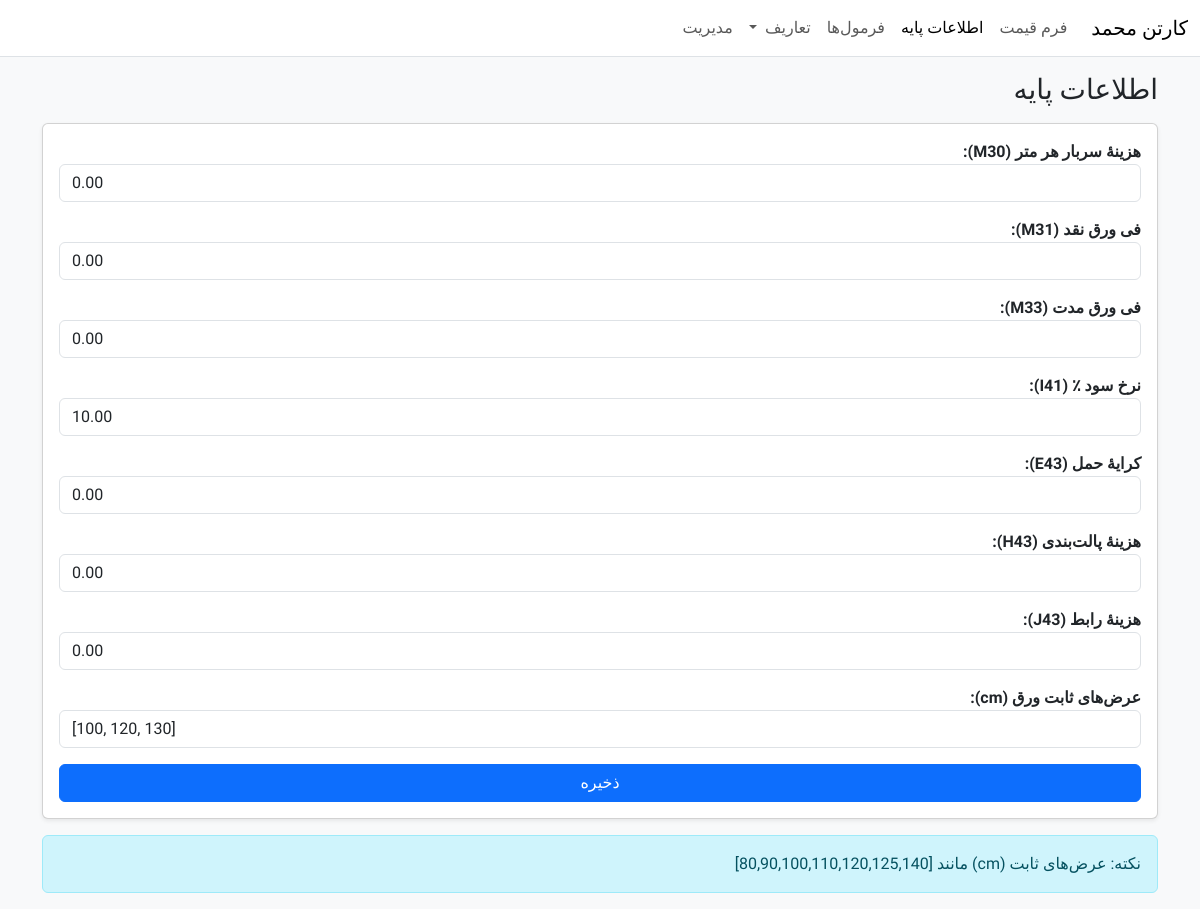
The app's page /base-settings/, older data.
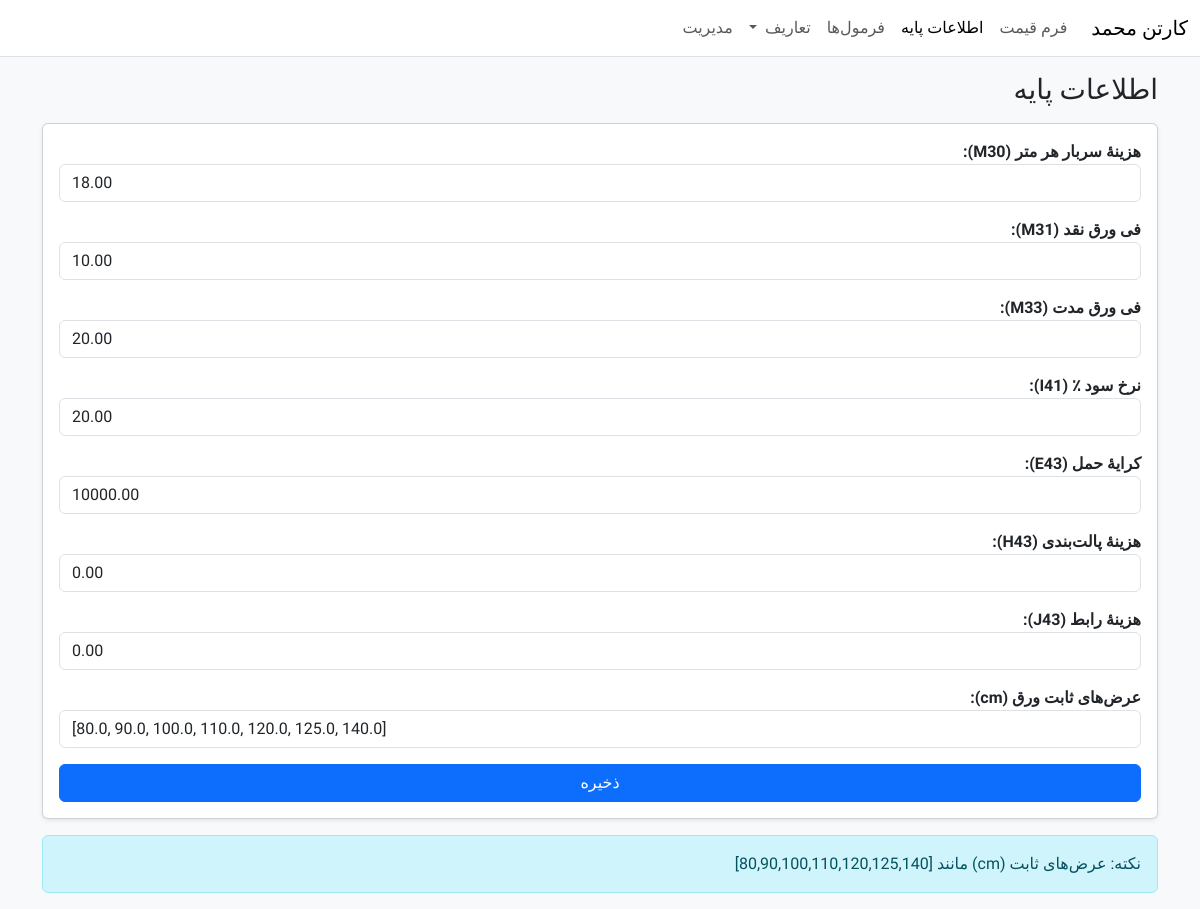
The same page, newer data.
### carton_pricing/models.py (models this page shows, shortened)
class TimeStamped(models.Model):
    created_at = models.DateTimeField(auto_now_add=True, db_index=True)
    updated_at = models.DateTimeField(auto_now=True, db_index=True)
    class Meta:
        abstract = True

class BaseSettings(TimeStamped):
    singleton_key = models.CharField(max_length=8, default="ONLY", unique=True, editable=False)
    overhead_per_meter = models.DecimalField("هزینه سربار هر متر (M30)", max_digits=18, decimal_places=2, default=0)
    sheet_price_cash = models.DecimalField("فی ورق نقد (M31)", max_digits=18, decimal_places=2, default=0)
    sheet_price_credit = models.DecimalField("فی ورق مدت (M33)", max_digits=18, decimal_places=2, default=0)
    profit_rate_percent = models.DecimalField("نرخ سود ٪ (I41)", max_digits=6, decimal_places=2, default=10)
    shipping_cost = models.DecimalField("کرایه حمل (E43)", max_digits=18, decimal_places=2, default=0)
    pallet_cost = models.DecimalField("هزینه پالت‌بندی (H43)", max_digits=18, decimal_places=2, default=0)
    interface_cost = models.DecimalField("هزینه رابط (J43)", max_digits=18, decimal_places=2, default=0)
    fixed_widths = models.JSONField("عرض‌های ثابت ورق (cm)", default=list)  # e.g. [80, 90, 100, 110, 120, 125, 140]
    custom_vars = models.JSONField("ثابت‌های سفارشی", default=dict, blank=True)
    class Meta:
        verbose_name = "اطلاعات پایه قیمت‌گذاری"
        verbose_name_plural = "اطلاعات پایه قیمت‌گذاری"
        ordering = ("-updated_at", "-id")

### carton_pricing/views.py (the view)
# urls.py: path("base-settings/", views.base_settings_view, name="base_settings"),
def base_settings_view(request: HttpRequest) -> HttpResponse:
    bs = get_or_create_settings()
    if request.method == "POST":
        form = BaseSettingsForm(request.POST, instance=bs)
        if form.is_valid():
            cd = form.cleaned_data
            fixed_widths = _normalize_fixed_widths(cd.get("fixed_widths"))
            if not fixed_widths:
                fixed_widths = [80, 90, 100, 110, 120, 125, 140]
            with transaction.atomic():
                bs.overhead_per_meter = cd.get("overhead_per_meter") or Decimal("0")
                bs.sheet_price_cash   = cd.get("sheet_price_cash")   or Decimal("0")
                bs.sheet_price_credit = cd.get("sheet_price_credit") or Decimal("0")
                bs.profit_rate_percent = cd.get("profit_rate_percent") or Decimal("0")
                bs.shipping_cost      = cd.get("shipping_cost")      or Decimal("0")
                bs.pallet_cost        = cd.get("pallet_cost")        or Decimal("0")
                bs.interface_cost     = cd.get("interface_cost")     or Decimal("0")
                bs.fixed_widths       = fixed_widths
                if "custom_vars" in cd and cd.get("custom_vars") is not None:
                    bs.custom_vars = cd["custom_vars"]
                bs.singleton_key = "ONLY"
                bs.save()
            messages.success(request, "اطلاعات پایه ذخیره شد.")
            return redirect("carton_pricing:base_settings")
        else:
            messages.error(request, "خطا در ذخیره تنظیمات. لطفاً مقادیر ورودی را بررسی کنید.")
    else:
        form = BaseSettingsForm(instance=bs)
    return render(request, "carton_pricing/base_settings.html", {"form": form})

### carton_pricing/views.py (called while the page is built)
def get_or_create_settings() -> BaseSettings:
    bs = BaseSettings.objects.filter(singleton_key="ONLY").order_by("-id").first()
    if bs:
        return bs
    return BaseSettings.objects.create()  # از defaultهای خود مدل استفاده می‌شود

### carton_pricing/templates/carton_pricing/base_settings.html (shortened to what this page needs)
{% extends 'base.html' %}
{% block content %}
<h3 class="mb-3">اطلاعات پایه</h3>
<form method="post" class="card card-body shadow-sm">{% csrf_token %}
  {{ form.as_p }}
  <button class="btn btn-primary">ذخیره</button>
</form>
<div class="alert alert-info mt-3">
  <div>نکته: عرض‌های ثابت (cm) مانند [80,90,100,110,120,125,140]</div>
</div>
{% endblock %}

Row changes from the older to the newer data that the page shows:
changed BaseSettings: overhead_per_meter "0.00" → "18.00"; sheet_price_cash "0.00" → "10.00"; sheet_price_credit "0.00" → "20.00"; profit_rate_percent "10.00" → "20.00"; shipping_cost "0.00" → "10000.00"; fixed_widths "[100, 120, 130]" → "[80.0, 90.0, 100.0, 110.0, 120.0, 125.0, 140.0]"
